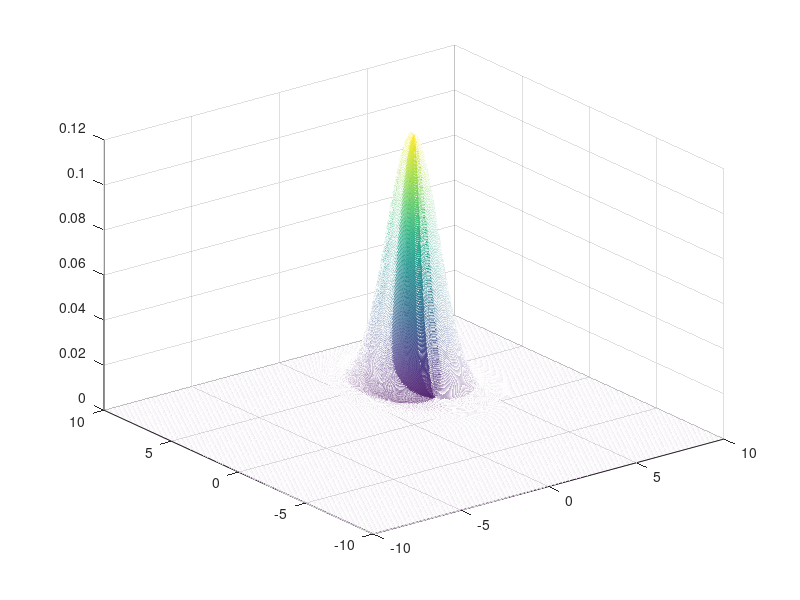

The MATLAB source for this figure: (Note: this script raises an error after producing the figure.)

mu = [3 4];
cov = [1 0; 0 2];

n_points = 1000;
min_val = -10;
max_val = 10;

X = linspace(min_val,max_val,n_points);
Y = linspace(min_val,max_val,n_points);

[X, Y] = meshgrid(X,Y);
Z = reshape(mvnpdf([X(:) Y(:)],mu,cov),n_points,n_points);

p = mesh(X,Y,Z);



saveas(p,'mesh_plot.eps')

points = [10 10;
          0 0;
          3 4;
          6 8];

for i = 1:length(points)
    x = points(i,:)
    mahalanobis(x, mu, cov)
end


function dis = mahalanobis(x, u, s)
    % using definition from: https://en.wikipedia.org/wiki/Mahalanobis_distance
    dis = sqrt((((x - u).').*s^(-1)).*(x - u));
end
